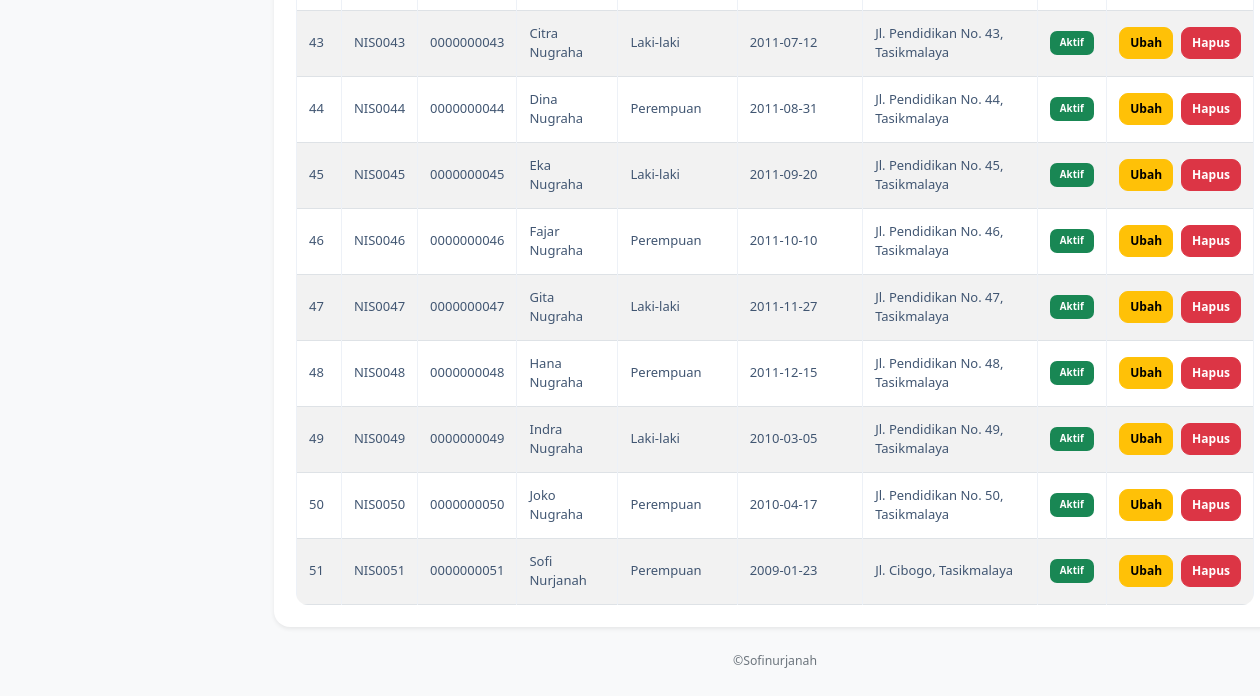
Before: /data_siswa.php (signed in, lower part) with the older database file.
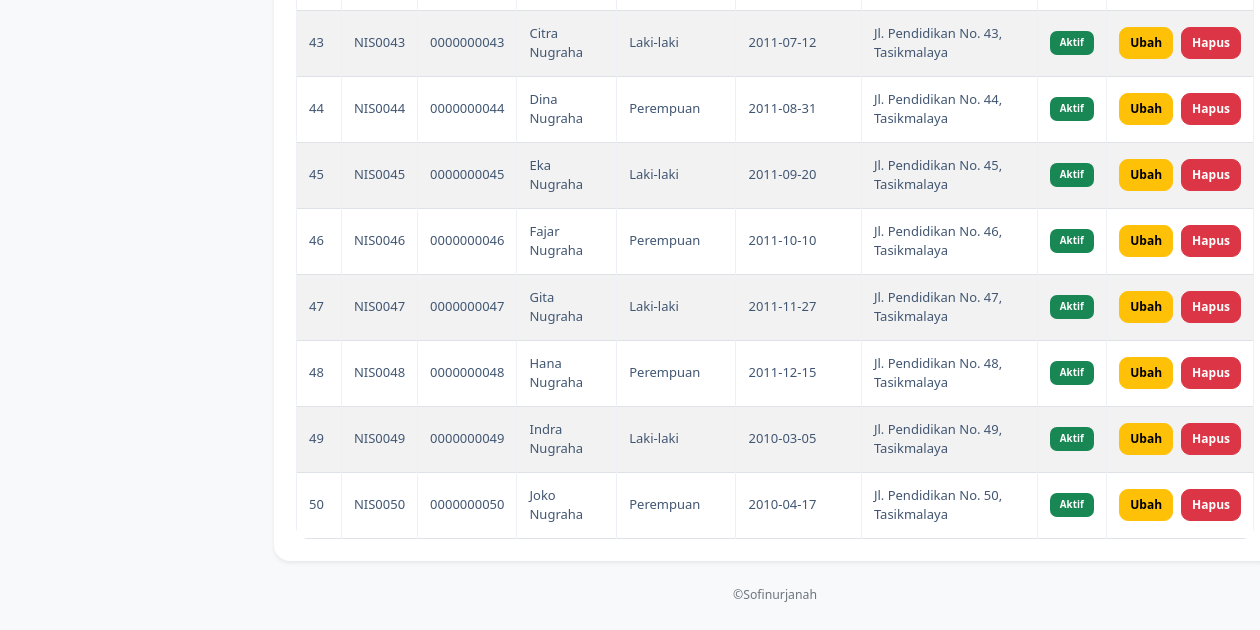
After: the same page with the newer database file.
### tables this page shows
CREATE TABLE `t_siswa` (
  `id` int(11) NOT NULL,
  `nis` varchar(30) NOT NULL,
  `nisn` varchar(20) NOT NULL,
  `nama` varchar(150) NOT NULL,
  `jenis_kelamin` char(1) NOT NULL,
  `tanggal_lahir` date NOT NULL,
  `alamat` text NOT NULL,
  `status_aktif` tinyint(1) NOT NULL,
  `created_at` timestamp NOT NULL DEFAULT current_timestamp(),
  `updated_at` timestamp NOT NULL DEFAULT current_timestamp()
);

### data_siswa.php (the view, shortened to what this page needs)
<?php
include "config/koneksi.php";
$role = $_SESSION['role'];
function e($teks) {
    return htmlspecialchars((string) $teks, ENT_QUOTES, 'UTF-8');
}
?>
<!DOCTYPE html>
<html lang="id">
<head>
    <link
        href="https://cdn.jsdelivr.net/npm/bootstrap@5.3.8/dist/css/bootstrap.min.css"
        rel="stylesheet"
    >
    <link
        href="https://cdn.datatables.net/3.1.4/css/dataTables.dataTables.min.css"
        rel="stylesheet"
    >
    <link rel="stylesheet" href="style.css">
</head>
<body class="bg-light">
<div class="container-fluid">
    <div class="row">
        <main class="col-md-9 col-lg-10 p-4">
            <div class="card border-0 shadow-sm">
                <div class="card-body">
                    <div class="table-responsive">
                        <table id="example"
                               class="table table-bordered table-striped table-hover align-middle mb-0">
                            <tbody>
                                <?php
                                $query_siswa = mysqli_query(
                                    $koneksi,
                                    "SELECT * FROM t_siswa
                                     WHERE status_aktif = 1
                                     ORDER BY id ASC"
                                );
                                $no = 1;
                                if (mysqli_num_rows($query_siswa) > 0) {
                                    while ($siswa = mysqli_fetch_assoc($query_siswa)) {
                                ?>
                                    <tr>
                                        <td><?= $no++; ?></td>
                                        <td><?= e($siswa['nis']); ?></td>
                                        <td><?= e($siswa['nisn']); ?></td>
                                        <td><?= e($siswa['nama']); ?></td>
                                        <td>
                                            <?php
                                            if ($siswa['jenis_kelamin'] == "L") {
                                                echo "Laki-laki";
                                            } else {
                                                echo "Perempuan";
                                            }
                                            ?>
                                        </td>
                                        <td><?= e($siswa['tanggal_lahir']); ?></td>
                                        <td><?= e($siswa['alamat']); ?></td>
                                        <td>
                                            <?php if ($siswa['status_aktif'] == 1) { ?>
                                                <span class="badge text-bg-success">
                                                    Aktif
                                                </span>
                                            <?php } else { ?>
                                                <span class="badge text-bg-secondary">
                                                    Tidak Aktif
                                                </span>
                                            <?php } ?>
                                        </td>
                                        <?php if ($role == "admin") { ?>
                                            <td>
                                                <div class="d-flex gap-2">
                                                    <a
                                                        href="data_siswa.php?edit=<?= e($siswa['id']); ?>"
                                                        class="btn btn-warning btn-sm">
                                                        Ubah
                                                    </a>
                                                    <a
                                                        href="data_siswa.php?hapus=<?= e($siswa['id']); ?>"
                                                        class="btn btn-danger btn-sm"
                                                        onclick="return confirm('Yakin ingin menghapus data siswa ini?')">
                                                        Hapus
                                                    </a>
                                                </div>
                                            </td>
                                        <?php } ?>
                                    </tr>
                                <?php
                                    }
                                } ?>
                            </tbody>
                        </table>
                    </div>
                </div>
            </div>
            <p class="text-center text-secondary small mt-4">
                ©Sofinurjanah
            </p>
        </main>
    </div>
</div>
</body>
</html>

Changed rows visible on the page:
no longer on this page (row edited): t_siswa: nis "NIS0051", nisn "0000000051", nama "Sofi Nurjanah", jenis_kelamin "Perempuan", tanggal_lahir "2009-01-23", alamat "Jl. Cibogo, Tasikmalaya", status_aktif "Aktif"
